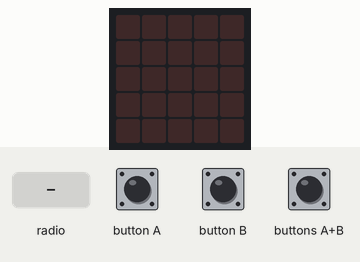
The program below on a simulated BBC micro:bit (MakeCode). On the bench: the board's 5×5 LED display. Inputs (shaded band) come from the test bench. Dim RGB values are drawn brighter than linear.

Above: at 1.6 s.
1.7 s: radio message "POWER" arrives
At 2.9 s:
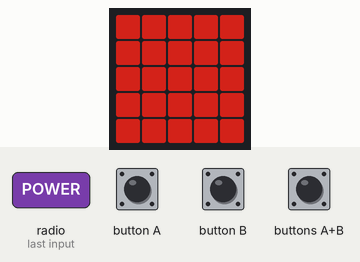
3.2 s: radio message "POWER" arrives
At 4.1 s:
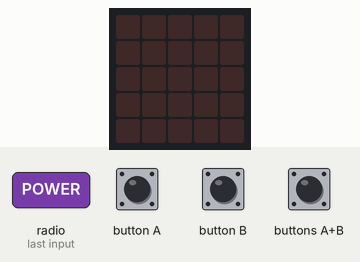
Timing chart, 0 to 6.2 s (numbered marks = the images above; inputs shaded):
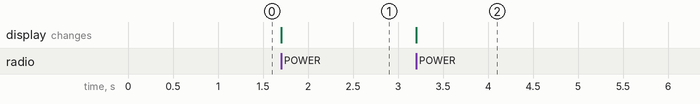

Measured:
- after the input at 1.7 s, the display: changes at once (image 1)
- after the input at 3.2 s, the display: changes at once (image 2)

The program:

main.ts
```typescript
radio.onReceivedNumber(function (receivedNumber) {
    led.setBrightness(led.brightness() + receivedNumber)
})
input.onButtonPressed(Button.A, function () {
    radio.sendNumber(-25)
})
input.onButtonPressed(Button.AB, function () {
    radio.sendString("POWER")
})
radio.onReceivedString(function (receivedString) {
    if (receivedString == "POWER") {
        encendido = !(encendido)
        led.setBrightness(125)
        led.enable(encendido)
    }
})
input.onButtonPressed(Button.B, function () {
    radio.sendNumber(25)
})
let encendido = false
radio.setGroup(1)
encendido = false
led.enable(encendido)
basic.showLeds(`
    # # # # #
    # # # # #
    # # # # #
    # # # # #
    # # # # #
    `)
```

test.ts
```typescript
// aquí va el archivo "tests"; esto no se compilará cuando este paquete se utilice como una extensión.
```
